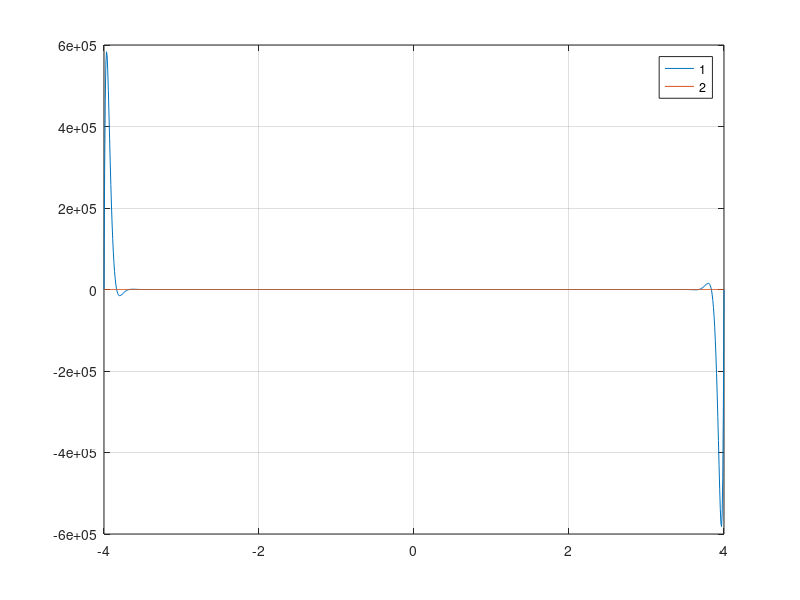

Source code (MATLAB):
clc
clear 
n = 50;
a = -4;
b = 4;
f = @(x) (4.*x)./(1 + (x.^2));
x = linspace(a, b, n);
i = 1:n;
xChebyshev = ((a + b)/2) - ((b-a)/2) .* cos(((2*i + 1)/(2*n + 2))*pi);
yChebyshev = f(xChebyshev);
y = f(x);
coeff1 = polyfit(x, y, n-1);
coeff2 = polyfit(xChebyshev, yChebyshev, n -1);
p1 = @(x) polyval(coeff1, x);
p2 = @(x) polyval(coeff2, x);

xgraf = linspace(-4, 4, 1000);
plot(xgraf, p1(xgraf));
hold on; 
grid on;
plot(xgraf, p2(xgraf));
legend("1", "2")
